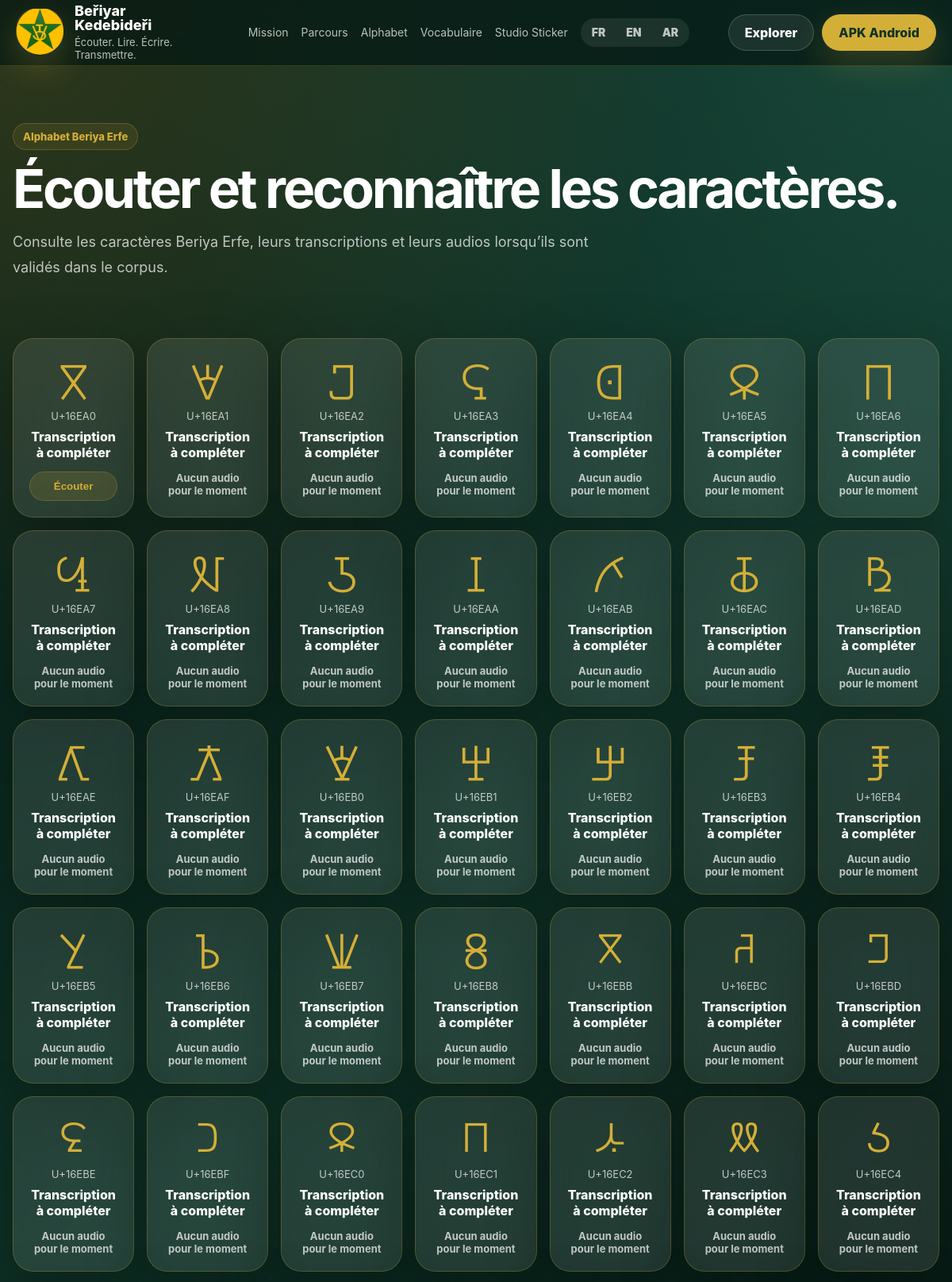
Page /alphabet/ (upper part) on the committed database.
### alphabet/models.py (models this page shows, shortened)
class Character(models.Model):
    VOWEL = 'vowel'
    CONSONANT = 'consonant'
    OTHER = 'other'
    UNKNOWN = 'unknown'
    CHARACTER_TYPE_CHOICES = [
        (VOWEL, 'Vowel'),
        (CONSONANT, 'Consonant'),
        (OTHER, 'Other'),
        (UNKNOWN, 'Unknown'),
    ]
    DRAFT = 'draft'
    REVIEW = 'review'
    VALIDATED = 'validated'
    PUBLISHED = 'published'
    REJECTED = 'rejected'
    VALIDATION_STATUS_CHOICES = [
        (DRAFT, 'Draft'),
        (REVIEW, 'Review'),
        (VALIDATED, 'Validated'),
        (PUBLISHED, 'Published'),
        (REJECTED, 'Rejected'),
    ]
    symbol = models.CharField(
        max_length=10,
        unique=True,
        help_text='Caractère Beriya Erfe.',
    )
    unicode_code = models.CharField(
        max_length=20,
        unique=True,
        help_text='Exemple : U+16EA0.',
    )
    name = models.CharField(max_length=150, blank=True)
    name_fr = models.CharField(max_length=150, blank=True)
    name_en = models.CharField(max_length=150, blank=True)
    name_ar = models.CharField(max_length=150, blank=True)
    latin_transcription = models.CharField(max_length=120, blank=True)
    arabic_transcription = models.CharField(max_length=120, blank=True)
    character_type = models.CharField(
        max_length=30,
        choices=CHARACTER_TYPE_CHOICES,
        default=UNKNOWN,
    )
    order_index = models.PositiveIntegerField(default=0)
    description = models.TextField(blank=True)
    validation_status = models.CharField(
        max_length=20,
        choices=VALIDATION_STATUS_CHOICES,
        default=DRAFT,
    )
    is_active = models.BooleanField(default=True)
    available_offline = models.BooleanField(default=True)
    created_at = models.DateTimeField(auto_now_add=True)
    updated_at = models.DateTimeField(auto_now=True)
    class Meta:
        ordering = ['order_index', 'unicode_code']
        verbose_name = 'Character'
        verbose_name_plural = 'Characters'

### webapp/views.py (the view)
# urls.py: path('alphabet/', alphabet_page, name='web-alphabet'),
def alphabet_page(request):
    lang = get_web_lang(request)
    characters = Character.objects.filter(
        is_active=True,
    ).prefetch_related(
        'audio_links__audio_asset',
    ).order_by(
        'order_index',
        'unicode_code',
    )
    return render(
        request,
        'webapp/alphabet.html',
        {
            'characters': characters,
            "current_lang": lang,
            "is_rtl": lang == "ar",
        },
    )

### webapp/context_processors.py (called while the page is built)
def public_links(request):
    return {
        "ANDROID_APK_URL": getattr(settings, "ANDROID_APK_URL", "/download/android/"),
    }

### webapp/views.py (called while the page is built)
def get_web_lang(request):
    lang = request.GET.get("lang") or request.session.get("web_lang") or "fr"
    if lang not in ["fr", "en", "ar"]:
        lang = "fr"
    request.session["web_lang"] = lang
    return lang

### templates/webapp/alphabet.html (shortened to what this page needs)
{% extends "webapp/base.html" %}
{% block content %}
<main>
    <section class="page-header">
        <div class="container">
            <div class="badge">
                {% if current_lang == "ar" %}
                    أبجدية بيريَا إرفي
                {% elif current_lang == "en" %}
                    Beriya Erfe Alphabet
                {% else %}
                    Alphabet Beriya Erfe
                {% endif %}
            </div>
            <h1>
                {% if current_lang == "ar" %}
                    استمع وتعرّف على الحروف.
                {% elif current_lang == "en" %}
                    Listen and recognize the characters.
                {% else %}
                    Écouter et reconnaître les caractères.
                {% endif %}
            </h1>
            <p>
                {% if current_lang == "ar" %}
                    تصفّح حروف بيريَا إرفي، نسخها الصوتي، والتسجيلات الصوتية عندما تكون متوفرة ومحققة في قاعدة البيانات.
                {% elif current_lang == "en" %}
                    Browse Beriya Erfe characters, their transcriptions and their audio when they are validated in the corpus.
                {% else %}
                    Consulte les caractères Beriya Erfe, leurs transcriptions et leurs audios lorsqu’ils sont validés dans le corpus.
                {% endif %}
            </p>
        </div>
    </section>
    <section class="section" style="padding-top: 20px;">
        <div class="container">
            <div class="alphabet-grid">
                {% for character in characters %}
                    <article class="character-card glass">
                        <div class="character-symbol beriya-font">
                            {{ character.symbol }}
                        </div>
                        <div class="character-code">
                            {{ character.unicode_code }}
                        </div>
                        {% if character.latin_transcription %}
                            <div class="character-transcription">
                                {{ character.latin_transcription }}
                            </div>
                        {% else %}
                            <div class="character-transcription">
                                {% if current_lang == "ar" %}
                                    النسخ الصوتي غير مكتمل
                                {% elif current_lang == "en" %}
                                    Transcription to complete
                                {% else %}
                                    Transcription à compléter
                                {% endif %}
                            </div>
                        {% endif %}
                        {% with link=character.audio_links.first %}
                            {% if link and link.audio_asset.file %}
                                <button
                                    type="button"
                                    class="audio-button"
                                    data-audio="{{ link.audio_asset.file.url }}"
                                >
                                    {% if current_lang == "ar" %}
                                        استمع
                                    {% elif current_lang == "en" %}
                                        Listen
                                    {% else %}
                                        Écouter
                                    {% endif %}
                                </button>
                            {% else %}
                                <div class="character-audio-missing">
                                    {% if current_lang == "ar" %}
                                        لا يوجد صوت بعد
                                    {% elif current_lang == "en" %}
                                        No audio yet
                                    {% else %}
                                        Aucun audio pour le moment
                                    {% endif %}
                                </div>
                            {% endif %}
                        {% endwith %}
                    </article>
                {% endfor %}
            </div>
        </div>
    </section>
</main>
{% endblock %}

### static/webapp/css/brand.css (style rules this page uses)
:root { --brand-green: #1B4D3E; --brand-night: #0F3227; --brand-gold: #D4AF37; --brand-dark: #061A14; --brand-white: #FFFFFF; --brand-muted: rgba(255, 255, 255, 0.72); --glass-bg: rgba(255, 255, 255, 0.10); --glass-border: rgba(212, 175, 55, 0.26); --shadow-gold: rgba(212, 175, 55, 0.22); }
* { box-sizing: border-box; }
html { scroll-behavior: smooth; }
body { margin: 0; min-height: 100vh; font-family: Inter, system-ui, -apple-system, BlinkMacSystemFont, "Segoe UI", sans-serif; background: radial-gradient(circle at top left, rgba(212, 175, 55, 0.20), transparent 30%), radial-gradient(circle at top right, rgba(27, 77, 62, 0.85), transparent 35%), linear-gradient(135deg, var(--brand-dark), var(--brand-night) 45%, #020907); color: var(--brand-white); }
.container { width: min(1180px, calc(100% - 32px)); margin: 0 auto; }
.glass { background: var(--glass-bg); border: 1px solid var(--glass-border); box-shadow: 0 24px 80px rgba(0, 0, 0, 0.28); backdrop-filter: blur(18px); -webkit-backdrop-filter: blur(18px); }
.badge { display: inline-flex; align-items: center; gap: 8px; border-radius: 999px; padding: 8px 12px; color: var(--brand-gold); background: rgba(212, 175, 55, 0.10); border: 1px solid rgba(212, 175, 55, 0.24); font-weight: 800; font-size: 13px; }
.section { padding: 72px 0; }
.page-header { padding: 72px 0 36px; }
.page-header h1 { font-size: clamp(38px, 6vw, 68px); line-height: 1; margin: 14px 0; letter-spacing: -0.05em; }
.page-header p { color: var(--brand-muted); font-size: 18px; line-height: 1.75; max-width: 780px; }
.alphabet-grid { display: grid; grid-template-columns: repeat(auto-fill, minmax(150px, 1fr)); gap: 16px; }
.character-card { border-radius: 26px; padding: 20px; text-align: center; }
.character-symbol { font-size: 54px; color: var(--brand-gold); line-height: 1.1; margin-bottom: 10px; }
.character-code { color: var(--brand-muted); font-size: 13px; }
.character-transcription { margin-top: 8px; font-weight: 800; }
.audio-button { margin-top: 14px; width: 100%; border: 1px solid rgba(212, 175, 55, 0.25); background: rgba(212, 175, 55, 0.14); color: var(--brand-gold); border-radius: 999px; padding: 10px 14px; cursor: pointer; font-weight: 800; }
.beriya-font, .character-symbol, .word-text, .symbol-box { font-family: "Kedebideri", Inter, system-ui, sans-serif; }
.character-audio-missing { margin-top: 14px; color: var(--brand-muted); font-size: 13px; font-weight: 700; }

### static/webapp/css/beriya_keyboard.css (style rules this page uses)
.beriya-font { font-family: "Kedebideri", "Noto Sans", Arial, sans-serif; }

### rows in the picture
Character: symbol "𖺠", unicode_code "U+16EA0", latin_transcription "Transcription à compléter", shows "Écouter"
Character: symbol "𖺡", unicode_code "U+16EA1", latin_transcription "Transcription à compléter", shows "Aucun audio pour le moment"
Character: symbol "𖺢", unicode_code "U+16EA2", latin_transcription "Transcription à compléter", shows "Aucun audio pour le moment"
Character: symbol "𖺣", unicode_code "U+16EA3", latin_transcription "Transcription à compléter", shows "Aucun audio pour le moment"
Character: symbol "𖺤", unicode_code "U+16EA4", latin_transcription "Transcription à compléter", shows "Aucun audio pour le moment"
Character: symbol "𖺥", unicode_code "U+16EA5", latin_transcription "Transcription à compléter", shows "Aucun audio pour le moment"
Character: symbol "𖺦", unicode_code "U+16EA6", latin_transcription "Transcription à compléter", shows "Aucun audio pour le moment"
Character: symbol "𖺧", unicode_code "U+16EA7", latin_transcription "Transcription à compléter", shows "Aucun audio pour le moment"
Character: symbol "𖺨", unicode_code "U+16EA8", latin_transcription "Transcription à compléter", shows "Aucun audio pour le moment"
Character: symbol "𖺩", unicode_code "U+16EA9", latin_transcription "Transcription à compléter", shows "Aucun audio pour le moment"
Character: symbol "𖺪", unicode_code "U+16EAA", latin_transcription "Transcription à compléter", shows "Aucun audio pour le moment"
Character: symbol "𖺫", unicode_code "U+16EAB", latin_transcription "Transcription à compléter", shows "Aucun audio pour le moment"
Character: symbol "𖺬", unicode_code "U+16EAC", latin_transcription "Transcription à compléter", shows "Aucun audio pour le moment"
Character: symbol "𖺭", unicode_code "U+16EAD", latin_transcription "Transcription à compléter", shows "Aucun audio pour le moment"
Character: symbol "𖺮", unicode_code "U+16EAE", latin_transcription "Transcription à compléter", shows "Aucun audio pour le moment"
Character: symbol "𖺯", unicode_code "U+16EAF", latin_transcription "Transcription à compléter", shows "Aucun audio pour le moment"
Character: symbol "𖺰", unicode_code "U+16EB0", latin_transcription "Transcription à compléter", shows "Aucun audio pour le moment"
Character: symbol "𖺱", unicode_code "U+16EB1", latin_transcription "Transcription à compléter", shows "Aucun audio pour le moment"
Character: symbol "𖺲", unicode_code "U+16EB2", latin_transcription "Transcription à compléter", shows "Aucun audio pour le moment"
Character: symbol "𖺳", unicode_code "U+16EB3", latin_transcription "Transcription à compléter", shows "Aucun audio pour le moment"
Character: symbol "𖺴", unicode_code "U+16EB4", latin_transcription "Transcription à compléter", shows "Aucun audio pour le moment"
Character: symbol "𖺵", unicode_code "U+16EB5", latin_transcription "Transcription à compléter", shows "Aucun audio pour le moment"
Character: symbol "𖺶", unicode_code "U+16EB6", latin_transcription "Transcription à compléter", shows "Aucun audio pour le moment"
Character: symbol "𖺷", unicode_code "U+16EB7", latin_transcription "Transcription à compléter", shows "Aucun audio pour le moment"
Character: symbol "𖺸", unicode_code "U+16EB8", latin_transcription "Transcription à compléter", shows "Aucun audio pour le moment"
Character: symbol "𖺻", unicode_code "U+16EBB", latin_transcription "Transcription à compléter", shows "Aucun audio pour le moment"
Character: symbol "𖺼", unicode_code "U+16EBC", latin_transcription "Transcription à compléter", shows "Aucun audio pour le moment"
Character: symbol "𖺽", unicode_code "U+16EBD", latin_transcription "Transcription à compléter", shows "Aucun audio pour le moment"
Character: symbol "𖺾", unicode_code "U+16EBE", latin_transcription "Transcription à compléter", shows "Aucun audio pour le moment"
Character: symbol "𖺿", unicode_code "U+16EBF", latin_transcription "Transcription à compléter", shows "Aucun audio pour le moment"
Character: symbol "𖻀", unicode_code "U+16EC0", latin_transcription "Transcription à compléter", shows "Aucun audio pour le moment"
Character: symbol "𖻁", unicode_code "U+16EC1", latin_transcription "Transcription à compléter", shows "Aucun audio pour le moment"
Character: symbol "𖻂", unicode_code "U+16EC2", latin_transcription "Transcription à compléter", shows "Aucun audio pour le moment"
Character: symbol "𖻃", unicode_code "U+16EC3", latin_transcription "Transcription à compléter", shows "Aucun audio pour le moment"
Character: symbol "𖻄", unicode_code "U+16EC4", latin_transcription "Transcription à compléter", shows "Aucun audio pour le moment"
